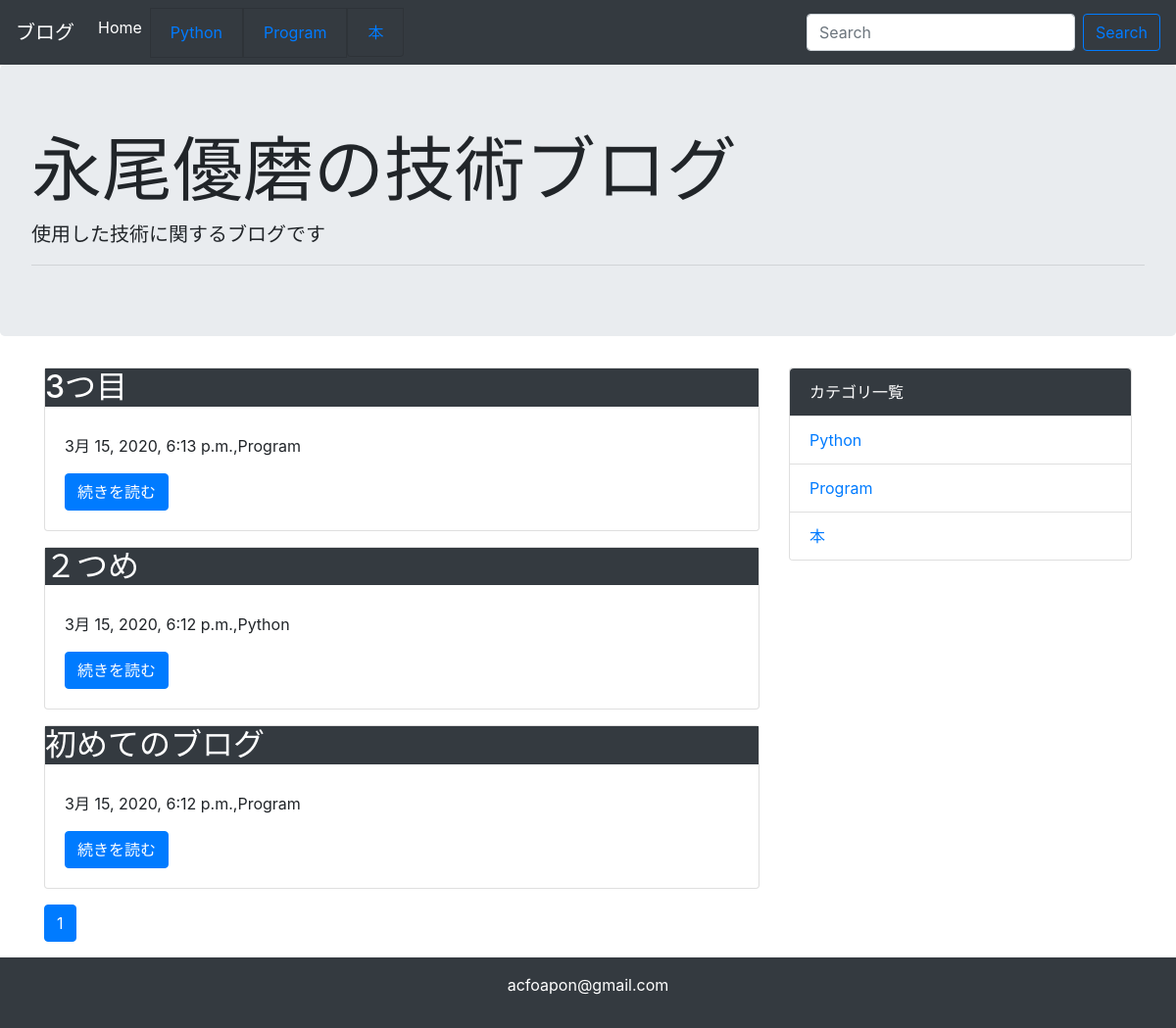
The page / on the database its author committed.
### blog/models.py (models this page shows, shortened)
class Category(models.Model):
    name = models.CharField('カテゴリ名', max_length=255)
    created_at = models.DateTimeField('作成日', default=timezone.now)
    def __str__(self):
        return self.name

class Post(models.Model):
    title = models.CharField('タイトル', max_length=255)
    text = models.TextField('本文')
    created_at = models.DateTimeField('作成日', default=timezone.now)
    category = models.ForeignKey(Category, verbose_name='カテゴリ', on_delete=models.PROTECT)

### blog/views.py (the view)
# urls.py: path('', views.IndexView.as_view(), name='index'),
class IndexView(generic.ListView):
    model = Post
    paginate_by = 10
    def get_queryset(self):
        queryset = Post.objects.order_by('-created_at')
        keyword = self.request.GET.get("keyword")
        if keyword:
            queryset = queryset.filter(
                Q(title__icontains=keyword) | Q(text__icontains=keyword)
            )
        return queryset

### blog/context_processors.py (called while the page is built)
def common(request):
    context = {
        'category_list': Category.objects.all()
    }
    return context

### blog/templatetags/mytag.py (called while the page is built)
@register.simple_tag
def url_replace(request, field, value):
    url_dict = request.GET.copy()
    url_dict[field] = value
    return url_dict.urlencode()

### blog/templates/blog/post_list.html
{% extends 'blog/base.html' %}
{% block content %}
    {% for post in post_list %}
        <div class="card mb-3">
            <h2 class="card-headerb bg-dark text-white">{{ post.title }}</h2>
            <div class="card-body">
                <p>{{ post.created_at }},{{ post.category }}</p>
                <a href="{% url 'blog:detail' post.pk %}" class="btn btn-primary">続きを読む</a>
            </div>
        </div>
    {% endfor %}
    {% include 'blog/page.html' %}
{% endblock %}

### blog/templates/blog/base.html (shortened to what this page needs)
<!doctype html>
<html lang="ja">
<head>
    <link rel="stylesheet" href="https://maxcdn.bootstrapcdn.com/bootstrap/4.0.0-beta.2/css/bootstrap.min.css"
>
</head>
<body>
<nav class="navbar navbar-expand-lg navbar-dark bg-dark">
    <a class="navbar-brand" href="">ブログ</a>
    <div class="collapse navbar-collapse" id="navbarSupportedContent">
        <ul class="navbar-nav mr-auto">
            <li class="nav-item active">
                <a class="nav-link" href="{% url 'blog:index' %}">Home</a>
            </li>
            <li class="nav-item active">
                {% for category in category_list %}
                    <li class="list-group-item bg-dark text-white">
                        <a href="{% url 'blog:category' category.pk %}"> {{ category }}</a>
                    </li>
                {% endfor %}
            </li>
    </div>
    <form class="form-inline my-2 my-lg-0" method="GET" action="{% url 'blog:index' %}">
        <input class="form-control mr-sm-2" type="text" placeholder="Search" aria-label="Search" name="keyword">
        <button class="btn btn-outline-primary my-2 my-sm-0" type="submit">Search</button>
    </form>
</nav>
<div class="jumbotron">
    <h1 class="display-3">永尾優磨の技術ブログ</h1>
    <p class="lead">使用した技術に関するブログです</p>
    <hr class="my-2">
</div>
<div class="container">
    <div class="row">
        <div class="col-md-8">
            {% block content %}
            {% endblock %}
        </div>
        <div class="col-md-4">
            <div class="card">
                <ul class="list-group list-group-flush">
                    <li class="list-group-item bg-dark text-white">カテゴリ一覧</li>
                    {% for category in category_list %}
                        <li class="list-group-item"><a href="{% url 'blog:category' category.pk %}"> {{ category }}</a>
                        </li>
                    {% endfor %}
                </ul>
            </div>
        </div>
    </div>
</div>
<footer class="bg-dark text-white text-center py-3">
    <p>acfoapon@gmail.com</p>
</footer>
</body>
</html>

### blog/templates/blog/page.html (shortened to what this page needs)
{% load mytag %}
<nav aria-label="Page navigation">
  <ul class="pagination">
      {% for link_page in page_obj.paginator.page_range %}
        {% if link_page == page_obj.number %}
          <li class="page-item active">
            <a class="page-link" href="?{% url_replace request 'page' link_page %}">
              {{ link_page }}
            </a>
          </li>
        {% else %}
          <li class="page-item">
            <a class="page-link" href="?{% url_replace request 'page' link_page %}">
              {{ link_page }}
            </a>
          </li>
        {% endif %}
      {% endfor %}
  </ul>
</nav>

### rows shown on the page
Category: name "Python"
Category: name "Program"
Category: name "本"
Post: title "3つ目", created_at "3月 15, 2020, 6:13 p.m.", category "Program"
Post: title "２つめ", created_at "3月 15, 2020, 6:12 p.m.", category "Python"
Post: title "初めてのブログ", created_at "3月 15, 2020, 6:12 p.m.", category "Program"

### other values the page prints
{{ link_page }} "1"
